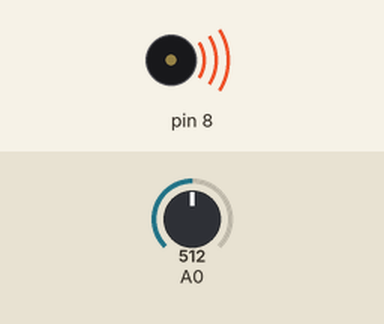
Recording of a sketch running on a simulated Arduino Uno, built with avr-gcc and run on an emulated ATmega328P. Shown: buzzer (waves = sounding). The test bench sets the inputs (shaded band); at power-on: A0 = 512.

Above: at 0.1 s.
Timing chart, 0 to 1.6 s (numbered marks = the images above):
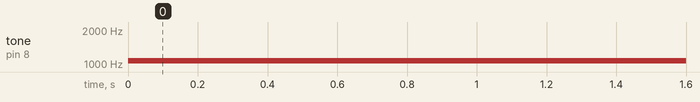

Measured:
- by itself, tone on pin 8: silent → 1070 Hz at 0.00 s

The sketch:

theremin.ino
```cpp
const int numReadings = 100;

int readings[numReadings];  // the readings from the analog input
int readIndex = 0;          // the index of the current reading
int total = 0;              // the running total
int average = 0;            // the average

void setup() {
  // initialize all the readings to 0:
  for (int thisReading = 0; thisReading < numReadings; thisReading++) {
    readings[thisReading] = 0;
  }
}

void loop() {
  // get a sensor reading:
  int sensorReading = analogRead(A0);

  // subtract the last reading:
  total = total - readings[readIndex];
  // read from the sensor:
  readings[readIndex] = sensorReading;
  // add the reading to the total:
  total = total + readings[readIndex];
  // advance to the next position in the array:
  readIndex = readIndex + 1;

  // if we're at the end of the array...
  if (readIndex >= numReadings) {
    // ...wrap around to the beginning:
    readIndex = 0;
  }

  // calculate the average:
  average = total / numReadings;

  Serial.println(sensorReading);      // print it

  // map the results from the sensor reading's range
  // to the desired pitch range:
  float frequency = map(sensorReading, 180, 800, 0, 2000);
  // change the pitch, play for 10 ms:
  tone(8, frequency, 10);
  delay(5);
}
```
